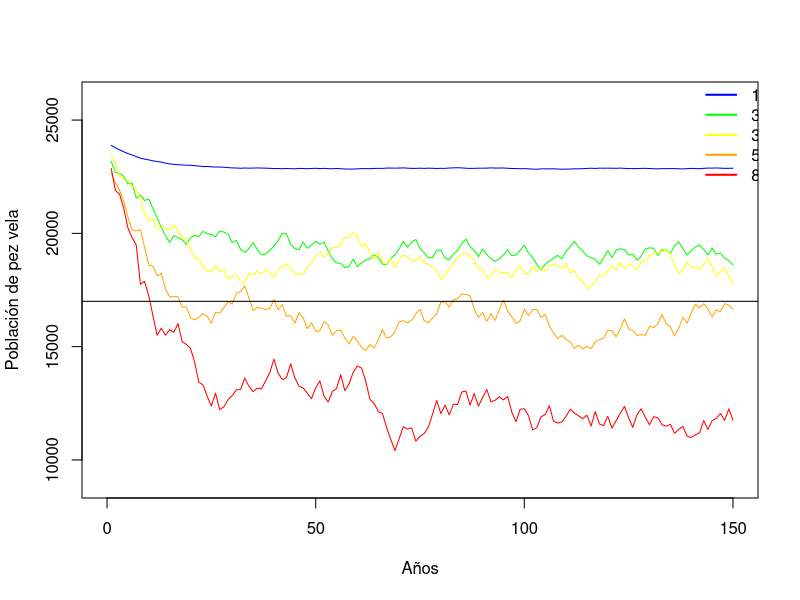

Reproduce this figure in R.
#Modelo de pesca deportiva (pez vela) en los Cabos
##Objetivo: Evaluar el número de turistas deseables con permisos para pesca deportiva en Los Cabos 
sport_fishery <- function (marlin, turistas, Y){
  ###Inicializar variables
  k <- 23000
  r <- 0.11
  p_0 <- marlin ##población inicial
  muerte_propo <- .00001262
  turistas <- turistas
  B <- p_0
  ###Crear objetos para guardar resultados
  PescaMarlin <- numeric(Y) 
  PoblacionMarlin <- numeric(Y)
  PermisosPesca <- numeric(Y)
  
  ###Loop principal
  for (y in 1:Y){
    permisos_turistas <- runif(1)
    permisos_pesca_anual <- turistas*permisos_turistas
    marlinpesca <- muerte_propo*permisos_pesca_anual*B
    crecimiento <- B*r*(1-(B/k)) 
    B <- ceiling((B+crecimiento)-marlinpesca)
    PescaMarlin[y] <- ceiling(marlinpesca)
    PoblacionMarlin[y] <- B
    PermisosPesca[y] <- permisos_pesca_anual
    
  }
  
  res <- list(PescaMarlin=PescaMarlin, 
            PoblacionMarlin=PoblacionMarlin, 
            PermisosPesca=PermisosPesca)
  
  return(res)
}

modelo1 <- sport_fishery(24000,8500,150)
modelo2 <- sport_fishery(24000,5000,150)
modelo3 <- sport_fishery(24000,3500,150)
modelo4 <- sport_fishery(24000,3000,150)
modelo5 <- sport_fishery(24000,100,150)

#####Gràfica para comparar resultados poblacional
Años <- seq(1,length(modelo1$PescaMarlin))
plot(Años,modelo5$PoblacionMarlin,type="l", col="blue", ylim = c(9000,26000), xlim = c(0,length(modelo1$PoblacionMarlin)),ylab = "Población de pez vela")
lines(Años,modelo4$PoblacionMarlin,type="l", col="green")
lines(Años,modelo3$PoblacionMarlin,type="l", col="yellow")
lines(Años,modelo2$PoblacionMarlin,type="l", col="orange")
lines(Años,modelo1$PoblacionMarlin,type="l", col="red")
abline( h = 17000)
legend(length(modelo1$PescaMarlin)-10,27000, c("100","3000","3500","5000","8500"), horiz=F,bty="n",
       lty=1,lwd=2,col=c("blue","green","yellow","orange","red"))